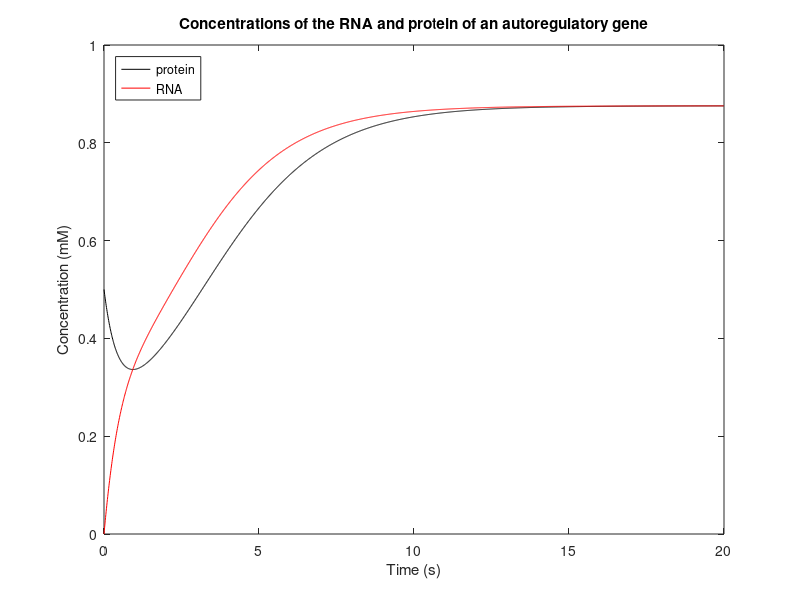

This figure's MATLAB source:
totaltime = 20;
deltat = 0.01;
numsteps = totaltime/deltat;
p = zeros(numsteps,1); %p is protein
r = zeros(numsteps,1); %r is RNA
t = zeros(numsteps,1); %t is time
p(1) = 0.5;
r(1) = 0;
t(1) = 0;
khalf = 0.33;

for (i=1:numsteps-1)
    dr_dt = (((p(i))^2)/((khalf ^ 2)+((p(i))^2))) - r(i);
    dp_dt = r(i) - p(i);
    r(i+1) = r(i) + dr_dt*deltat;
    p(i+1) = p(i) + dp_dt*deltat;
    t(i+1) = t(i) +deltat;
end

plot(t,p,'k-');
hold on;
plot(t,r,'r-');
hold off;
legend({'protein','RNA'},'location','northwest');
xlabel('Time (s)');
ylabel('Concentration (mM)');
title('Concentrations of the RNA and protein of an autoregulatory gene');